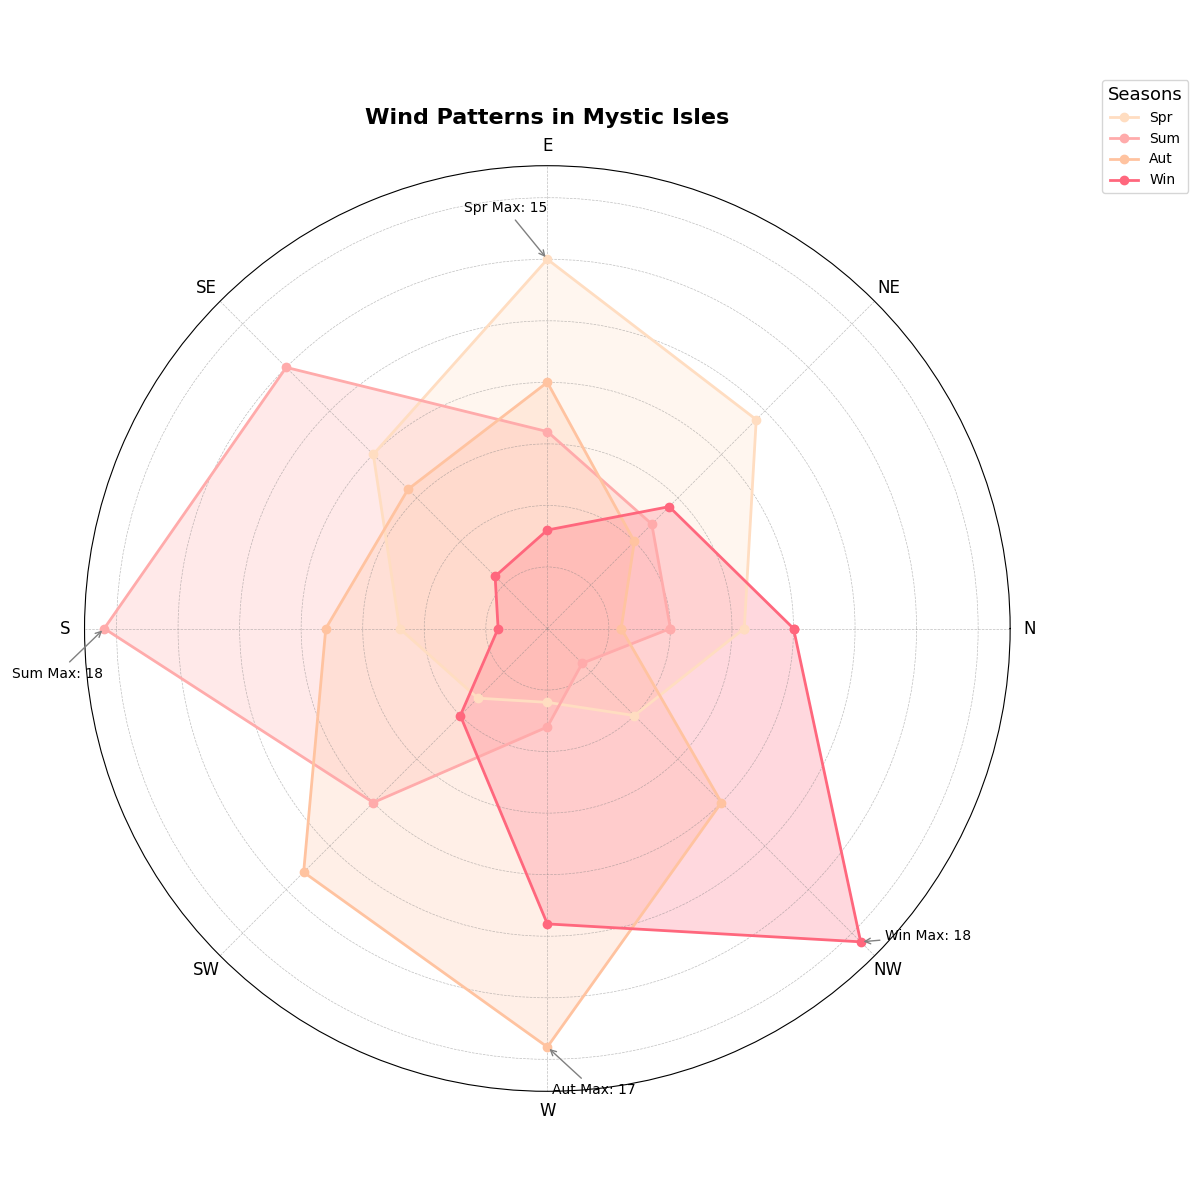

The script that drew this image:
import matplotlib.pyplot as plt
import numpy as np

# Wind directions
directions = ['N', 'NE', 'E', 'SE', 'S', 'SW', 'W', 'NW']

# Wind frequencies
spring_winds = np.array([8, 12, 15, 10, 6, 4, 3, 5])
summer_winds = np.array([5, 6, 8, 15, 18, 10, 4, 2])
autumn_winds = np.array([3, 5, 10, 8, 9, 14, 17, 10])
winter_winds = np.array([10, 7, 4, 3, 2, 5, 12, 18])

wind_data = [spring_winds, summer_winds, autumn_winds, winter_winds]

# Angles for plotting
angles = np.linspace(0, 2 * np.pi, len(directions), endpoint=False).tolist()
angles += angles[:1]  # Close the plot

# Append the first data point for closure
for i in range(len(wind_data)):
    wind_data[i] = np.append(wind_data[i], wind_data[i][0])

fig, ax = plt.subplots(figsize=(12, 12), subplot_kw=dict(polar=True))

# Colors and shortened labels
colors = ['#FFDDC1', '#FFABAB', '#FFC3A0', '#FF677D']
labels = ['Spr', 'Sum', 'Aut', 'Win']

# Plot data
for data, color, label in zip(wind_data, colors, labels):
    ax.plot(angles, data, marker='o', linestyle='-', color=color, linewidth=2, label=label)
    ax.fill(angles, data, color=color, alpha=0.25)

# Annotate max value for each season
for data, label in zip(wind_data, labels):
    max_idx = np.argmax(data[:-1])
    ax.annotate(f'{label} Max: {data[max_idx]}', xy=(angles[max_idx], data[max_idx]), 
                xytext=(angles[max_idx] + 0.1, data[max_idx] + 2), textcoords='data', 
                arrowprops=dict(arrowstyle="->", color='gray'), ha='center', fontsize=10, color='black')

# Customize appearance
ax.set_xticks(angles[:-1])
ax.set_xticklabels(directions, fontsize=12)
ax.set_yticklabels([])
ax.grid(color='gray', linestyle='--', linewidth=0.5, alpha=0.5)

ax.set_title("Wind Patterns in Mystic Isles", fontsize=16, fontweight='bold', pad=30)

# Add legend
ax.legend(loc='upper right', bbox_to_anchor=(1.2, 1.1), fontsize=10, title='Seasons', title_fontsize='13')

plt.tight_layout()
plt.show()
